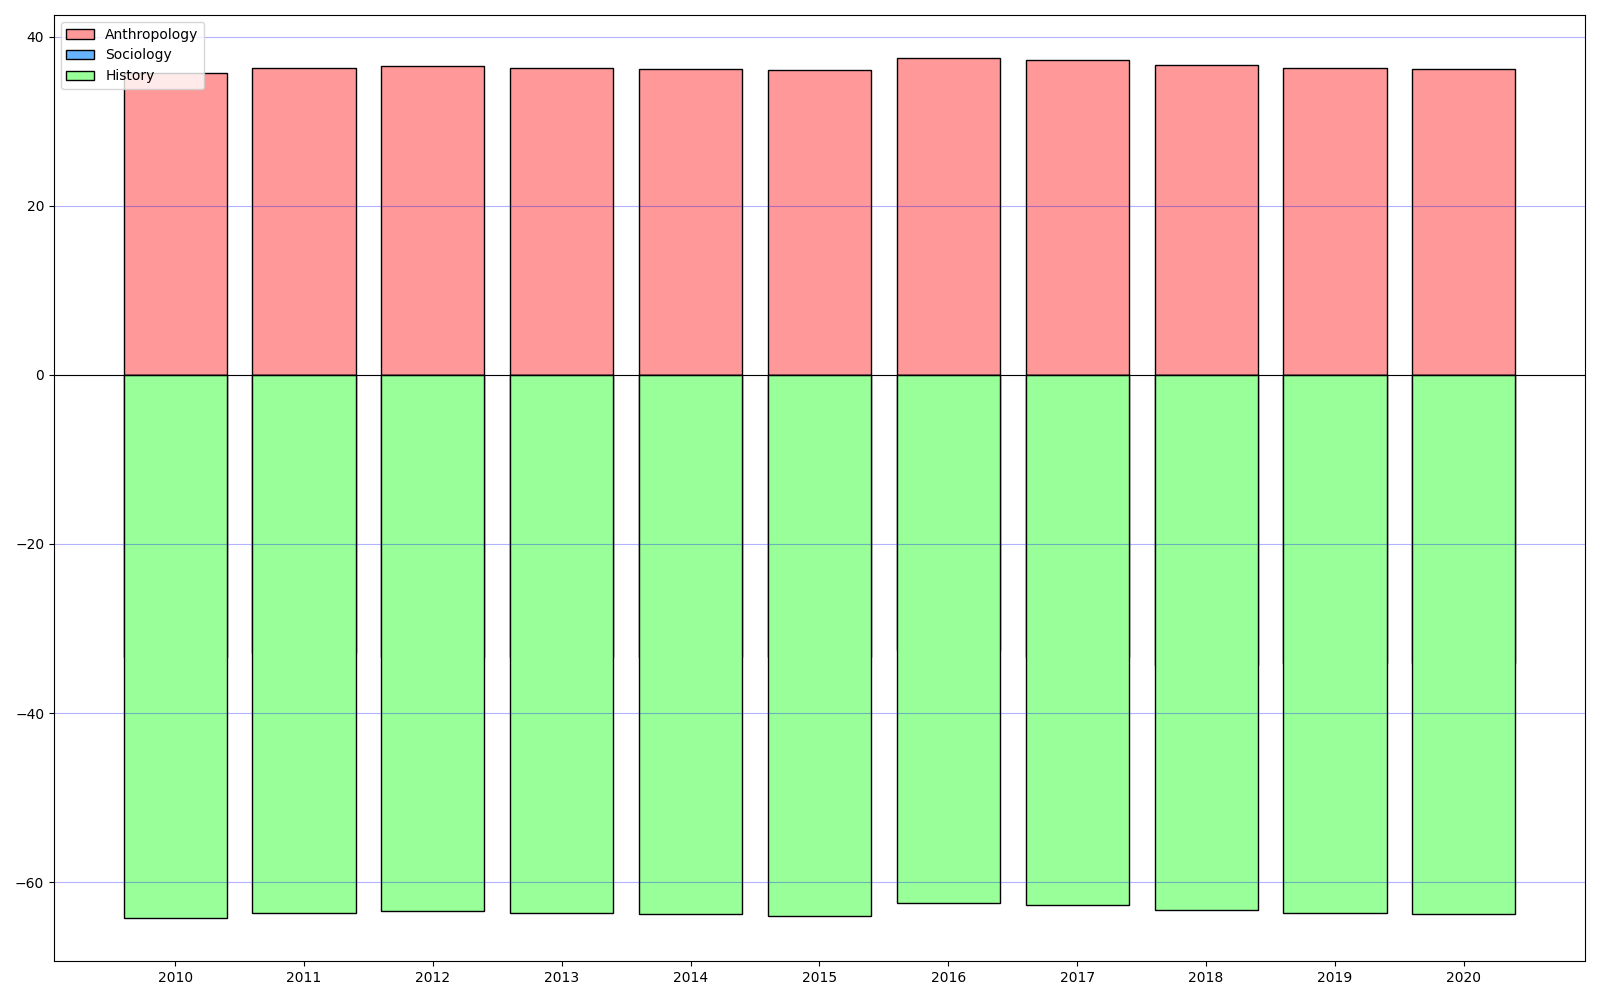

Here is the Python script that generated this plot:
import matplotlib.pyplot as plt
import numpy as np

years = np.arange(2010, 2021)
enrollments = {
    "Anthropology": [300, 320, 340, 360, 380, 400, 450, 470, 480, 490, 500],
    "Sociology": [280, 290, 310, 330, 350, 370, 390, 420, 450, 460, 470],
    "History": [260, 270, 280, 300, 320, 340, 360, 370, 380, 400, 410],
}

colors = ['#ff9999', '#66b3ff', '#99ff99']

fig, ax = plt.subplots(figsize=(16, 10))
x = np.arange(len(years))

# Stacking data symmetrically from a central axis
total = np.array(enrollments["Anthropology"]) + np.array(enrollments["Sociology"]) + np.array(enrollments["History"])
antropology_pct = np.array(enrollments["Anthropology"]) / total * 100
sociology_pct = np.array(enrollments["Sociology"]) / total * 100
history_pct = np.array(enrollments["History"]) / total * 100

ax.bar(x, antropology_pct, color=colors[0], edgecolor='black', label='Anthropology')
ax.bar(x, -sociology_pct, color=colors[1], edgecolor='black', label='Sociology')
ax.bar(x, -history_pct - sociology_pct, color=colors[2], edgecolor='black', label='History')

ax.set_xticks(x)
ax.set_xticklabels(years)
ax.yaxis.grid(True, linestyle='-', which='major', color='blue', alpha=0.3)
ax.legend(loc='upper left')
plt.axhline(0, color='black', linewidth=0.8)
plt.tight_layout()
plt.show()
